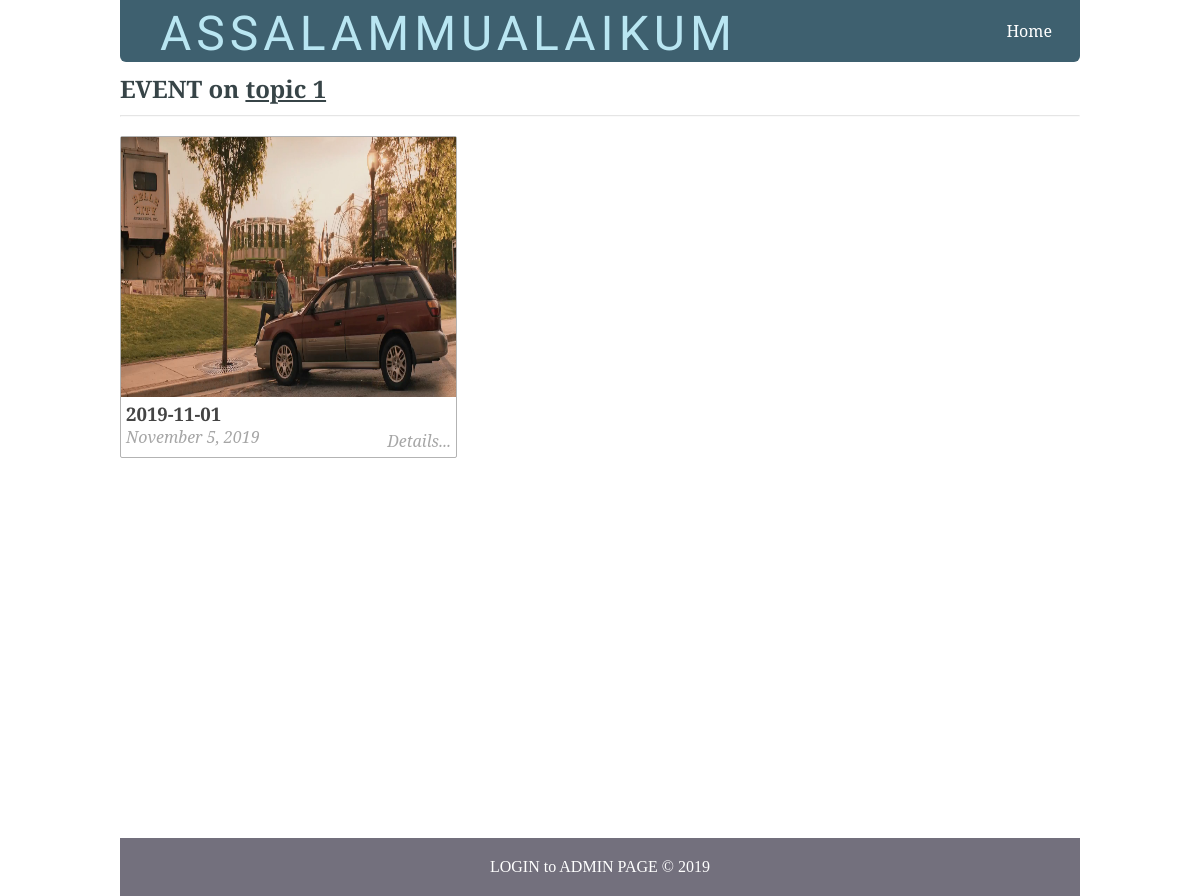
The page /filtered_posts.php?topic=3 on the database its author committed.
### tables this page shows
CREATE TABLE `topics` (
  `id` int(11) NOT NULL,
  `name` varchar(255) NOT NULL,
  `slug` varchar(255) NOT NULL
);

CREATE TABLE `posts` (
  `id` int(11) NOT NULL,
  `user_id` int(11) DEFAULT NULL,
  `title` varchar(255) NOT NULL,
  `slug` varchar(255) NOT NULL,
  `views` int(11) NOT NULL DEFAULT 0,
  `image` varchar(255) NOT NULL,
  `body` text NOT NULL,
  `published` tinyint(1) NOT NULL,
  `created_at` timestamp NOT NULL DEFAULT current_timestamp() ON UPDATE current_timestamp(),
  `updated_at` timestamp NOT NULL DEFAULT '0000-00-00 00:00:00'
);

### includes/public_functions.php (called while the page is built, shortened)
<?php
function getPostTopic($post_id){
	global $conn;
	$sql = "SELECT * FROM topics WHERE id=
			(SELECT topic_id FROM post_topic WHERE post_id=$post_id) LIMIT 1";
	$result = mysqli_query($conn, $sql);
	$topic = mysqli_fetch_assoc($result);
	return $topic;
}
function getPublishedPostsByTopic($topic_id) {
	global $conn;
	$sql = "SELECT * FROM posts ps
			WHERE ps.id IN
			(SELECT pt.post_id FROM post_topic pt
				WHERE pt.topic_id=$topic_id GROUP BY pt.post_id
				HAVING COUNT(1) = 1)";
	$result = mysqli_query($conn, $sql);
	$posts = mysqli_fetch_all($result, MYSQLI_ASSOC);
	$final_posts = array();
	foreach ($posts as $post) {
		$post['topic'] = getPostTopic($post['id']);
		array_push($final_posts, $post);
	}
	return $final_posts;
}
function getTopicNameById($id)
{
	global $conn;
	$sql = "SELECT name FROM topics WHERE id=$id";
	$result = mysqli_query($conn, $sql);
	$topic = mysqli_fetch_assoc($result);
	return $topic['name'];
}
?>

### filtered_posts.php (the view, shortened to what this page needs)
<?php include('config.php'); ?>
<?php include('includes/public_functions.php'); ?>
<?php include('includes/head_section.php'); ?>
<?php
	if (isset($_GET['topic'])) {
		$topic_id = $_GET['topic'];
		$posts = getPublishedPostsByTopic($topic_id);
	}
?>
</head>
<body>
<div class="container">
	<?php include( ROOT_PATH . '/includes/navbar.php'); ?>
<div class="content">
	<h2 class="content-title">
		EVENT on <u><?php echo getTopicNameById($topic_id); ?></u>
	</h2>
	<hr>
	<?php foreach ($posts as $post): ?>
		<div class="post" style="margin-left: 0px;">
			<img src="<?php echo BASE_URL . '/static/images/' . $post['image']; ?>" class="post_image" alt="">
			<a href="single_post.php?post-slug=<?php echo $post['slug']; ?>">
				<div class="post_info">
					<h3><?php echo $post['title'] ?></h3>
					<div class="info">
						<span><?php echo date("F j, Y ", strtotime($post["created_at"])); ?></span>
						<span class="read_more">Details...</span>
					</div>
				</div>
			</a>
		</div>
	<?php endforeach ?>
</div>
</div>
	<?php include( ROOT_PATH . '/includes/footer.php'); ?>

### static/css/public_styling.css (style rules this page uses)
* { margin: 0px; padding: 0px; }
html { height: 100%; box-sizing: border-box; }
body { position: relative; margin: 0; padding-bottom: 6rem; min-height: 100%; }
h1, h2, h3, h4, h5, h6 { color: #444; font-family: 'Averia Serif Libre', cursive; }
a { text-decoration: none; }
hr { margin: 10px 0px; opacity: .25; }
.container { width: 80%; margin: 0px auto; }
.content { margin: 5px auto; border-radius: 5px; min-height: 400px; }
.content:after { content: ""; display: block; clear: both; }
.content .content-title { margin: 10px 0px; color: #374447; font-family: 'Averia Serif Libre', cursive; }
.content .post { width: 335px; margin: 9px; min-height: 320px; float: left; border-radius: 2px; border: 1px solid #b3b3b3; position: relative; }
.content .post .post_image { height: 260px; width: 100%; background-size: 100%; }
.content .post .post_image { width: 100%; height: 260px; }
.content .post .post_info { height: 100%; padding: 0px 5px; font-weight: 200; font-family: 'Noto Serif', serif; }
.content .post .post_info { color: #222; }
.content .post .post_info span { color: #A6A6A6; font-style: italic; }
.content .post .post_info span.read_more { position: absolute; right: 5px; bottom: 5px; }

### rows shown on the page
topics: name "topic 1"
posts: image (picture), title "2019-11-01", created_at "November 5, 2019"
